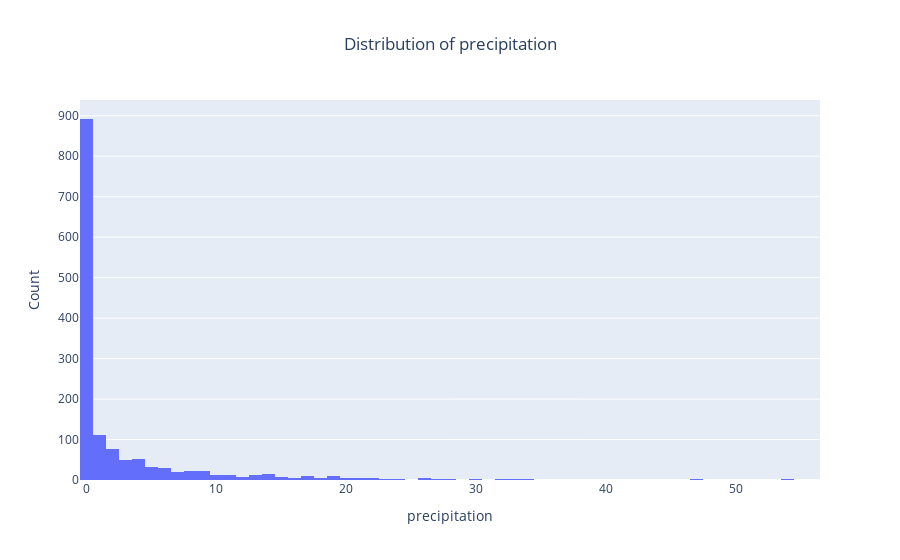
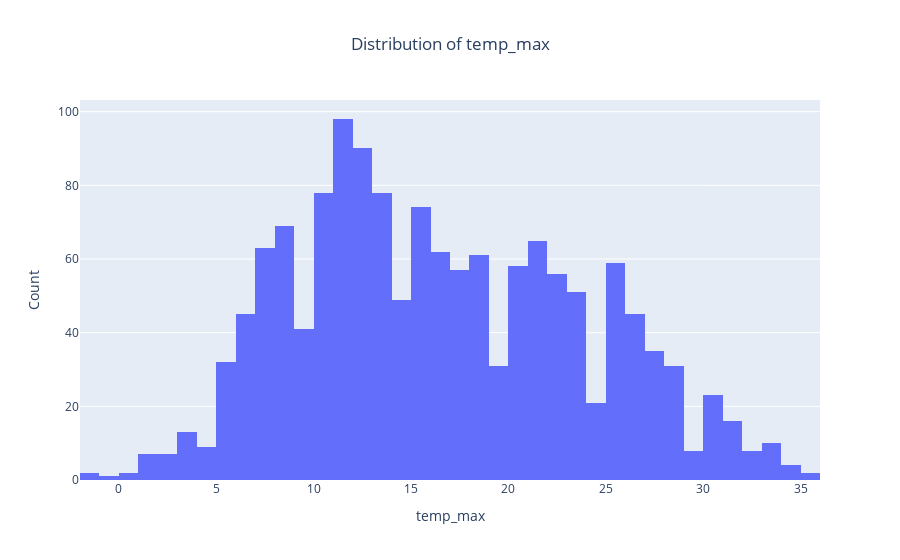
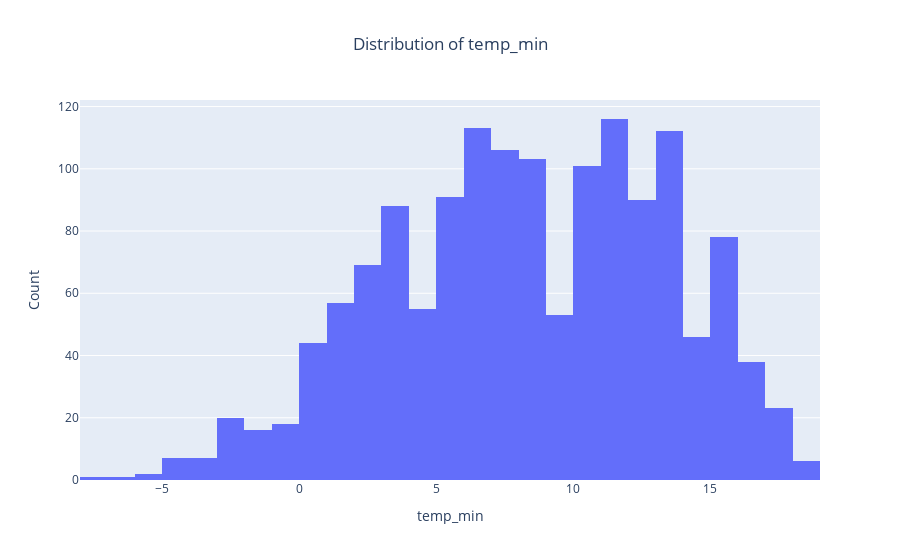
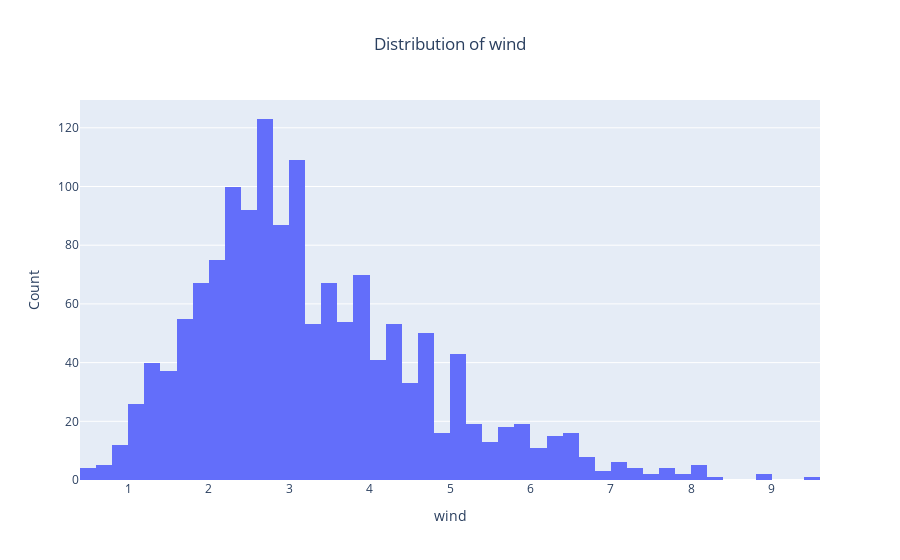

Notebook code cell kept with these figures, in order:
### Code cell
for col in data.columns:
    if data[col].dtype != 'category' and data[col].dtype != 'object':
        graph = px.histogram(data, x=col, title=f'Distribution of {col}')
        graph.update_layout(
            xaxis_title=col,
            yaxis_title='Count',
            title_x=0.5
        )
        pio.show(graph)

### Figure 1 — Plotly figure (JSON) as saved in the notebook; plotly's stock layout.template omitted (floating-point values rounded to 4 significant figures; data arrays with more than 128 entries replaced by an {"elided": "..."} marker saying what was removed)
{"data": [{"alignmentgroup": "True", "bingroup": "x", "hovertemplate": "precipitation=%{x}<br>count=%{y}<extra></extra>", "legendgroup": "", "marker": {"color": "#636efa", "pattern": {"shape": ""}}, "name": "", "offsetgroup": "", "orientation": "v", "showlegend": false, "type": "histogram", "x": {"elided": "1461 float values"}, "xaxis": "x", "yaxis": "y"}], "layout": {"barmode": "relative", "legend": {"tracegroupgap": 0}, "title": {"text": "Distribution of precipitation", "x": 0.5}, "xaxis": {"anchor": "y", "domain": [0, 1], "title": {"text": "precipitation"}}, "yaxis": {"anchor": "x", "domain": [0, 1], "title": {"text": "Count"}}}}

### Figure 2 — Plotly figure (JSON) as saved in the notebook; plotly's stock layout.template omitted (floating-point values rounded to 4 significant figures; data arrays with more than 128 entries replaced by an {"elided": "..."} marker saying what was removed)
{"data": [{"alignmentgroup": "True", "bingroup": "x", "hovertemplate": "temp_max=%{x}<br>count=%{y}<extra></extra>", "legendgroup": "", "marker": {"color": "#636efa", "pattern": {"shape": ""}}, "name": "", "offsetgroup": "", "orientation": "v", "showlegend": false, "type": "histogram", "x": {"elided": "1461 float values"}, "xaxis": "x", "yaxis": "y"}], "layout": {"barmode": "relative", "legend": {"tracegroupgap": 0}, "title": {"text": "Distribution of temp_max", "x": 0.5}, "xaxis": {"anchor": "y", "domain": [0, 1], "title": {"text": "temp_max"}}, "yaxis": {"anchor": "x", "domain": [0, 1], "title": {"text": "Count"}}}}

### Figure 3 — Plotly figure (JSON) as saved in the notebook; plotly's stock layout.template omitted (floating-point values rounded to 4 significant figures; data arrays with more than 128 entries replaced by an {"elided": "..."} marker saying what was removed)
{"data": [{"alignmentgroup": "True", "bingroup": "x", "hovertemplate": "temp_min=%{x}<br>count=%{y}<extra></extra>", "legendgroup": "", "marker": {"color": "#636efa", "pattern": {"shape": ""}}, "name": "", "offsetgroup": "", "orientation": "v", "showlegend": false, "type": "histogram", "x": {"elided": "1461 float values"}, "xaxis": "x", "yaxis": "y"}], "layout": {"barmode": "relative", "legend": {"tracegroupgap": 0}, "title": {"text": "Distribution of temp_min", "x": 0.5}, "xaxis": {"anchor": "y", "domain": [0, 1], "title": {"text": "temp_min"}}, "yaxis": {"anchor": "x", "domain": [0, 1], "title": {"text": "Count"}}}}

### Figure 4 — Plotly figure (JSON) as saved in the notebook; plotly's stock layout.template omitted (floating-point values rounded to 4 significant figures; data arrays with more than 128 entries replaced by an {"elided": "..."} marker saying what was removed)
{"data": [{"alignmentgroup": "True", "bingroup": "x", "hovertemplate": "wind=%{x}<br>count=%{y}<extra></extra>", "legendgroup": "", "marker": {"color": "#636efa", "pattern": {"shape": ""}}, "name": "", "offsetgroup": "", "orientation": "v", "showlegend": false, "type": "histogram", "x": {"elided": "1461 float values"}, "xaxis": "x", "yaxis": "y"}], "layout": {"barmode": "relative", "legend": {"tracegroupgap": 0}, "title": {"text": "Distribution of wind", "x": 0.5}, "xaxis": {"anchor": "y", "domain": [0, 1], "title": {"text": "wind"}}, "yaxis": {"anchor": "x", "domain": [0, 1], "title": {"text": "Count"}}}}
